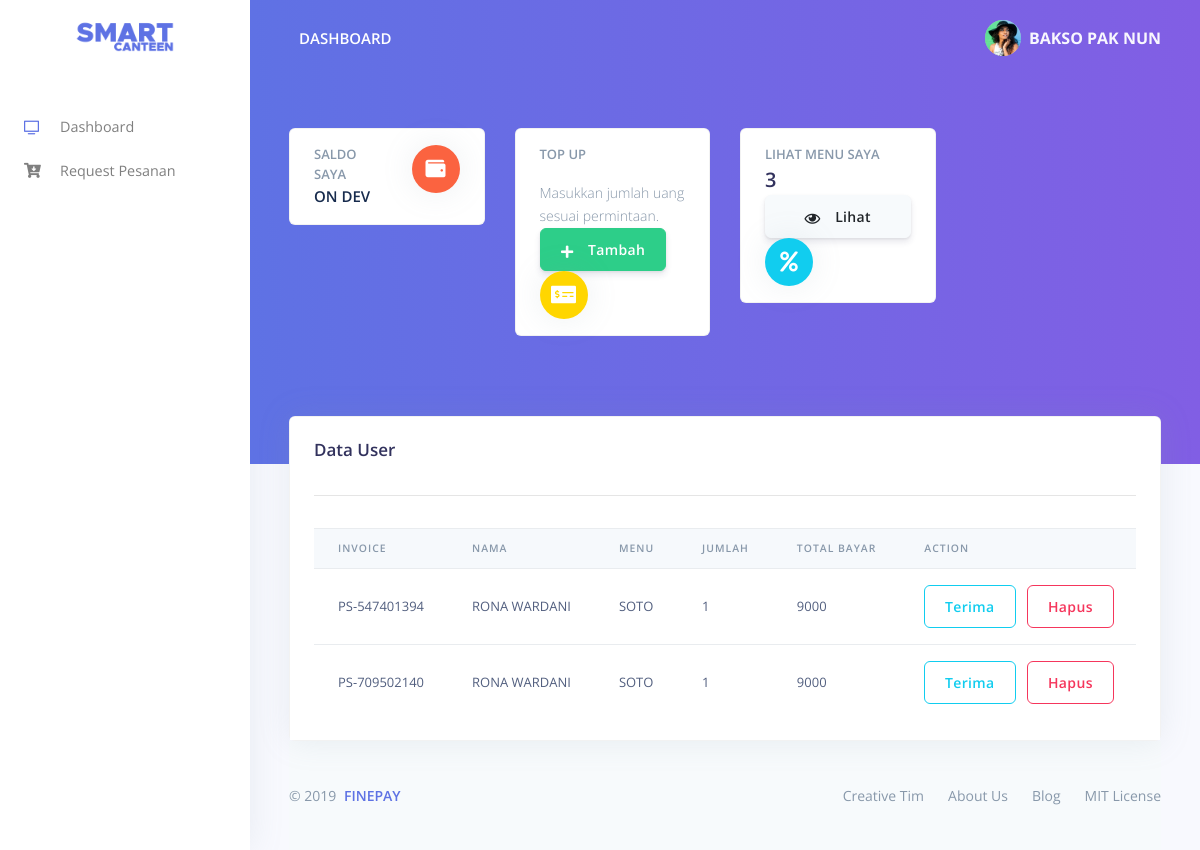
The page /dashboard/pedagang/view-request-pesanan.php (signed in) on the database its author committed.
### tables this page shows
CREATE TABLE `pemasanan` (
  `no_invoce` varchar(20) NOT NULL,
  `jml_pesan` varchar(50) NOT NULL,
  `tgl_pesan` date NOT NULL,
  `total_bayar` int(50) NOT NULL,
  `id_menu` varchar(20) NOT NULL,
  `id_user` varchar(20) NOT NULL,
  `status` varchar(20) NOT NULL
);

CREATE TABLE `user` (
  `id_user` varchar(20) NOT NULL,
  `nama` varchar(50) NOT NULL,
  `password` varchar(100) NOT NULL,
  `email` varchar(100) NOT NULL,
  `jk` enum('L','P') NOT NULL,
  `alamat` text NOT NULL,
  `tgl_lahir` date NOT NULL,
  `telepon` varchar(15) NOT NULL,
  `level` varchar(20) NOT NULL,
  `img` varchar(1000) NOT NULL
);

CREATE TABLE `menu` (
  `id_menu` varchar(20) NOT NULL,
  `name_menu` varchar(50) NOT NULL,
  `harga` int(20) NOT NULL,
  `id_pedagang` varchar(20) NOT NULL,
  `file` text NOT NULL
);

### dashboard/pedagang/data-request-pedagang.php (the view, shortened to what this page needs)
<div class="container-fluid mt--7">
      <div class="row mt-5">
        <div class="col-xl-12 mb-5 mb-xl-0">
          <div class="card shadow">
            <div class="card-header border-0">
              <div class="row align-items-center">
                <div class="col">
                  <h3 class="mb-0">Data User</h3>
                  <hr>
                </div>
              </div>
              <div class="table-responsive">
            <?php
            $id_pedagang = $_SESSION['id_pedagang'];
            $data_pesanan = "SELECT * FROM `pemasanan`
            JOIN menu ON pemasanan.id_menu = menu.id_menu
            JOIN pedagang ON pedagang.id_pedagang = menu.id_pedagang
            JOIN user ON pemasanan.id_user = user.id_user
            WHERE pedagang.id_pedagang='$id_pedagang'";
            $hasil_data_pesanan = mysqli_query($koneksi, $data_pesanan);
            $total_record_data_pesanan = mysqli_num_rows($hasil_data_pesanan);
            ?>
              <table id="tabel-data-user" class="table align-items-center">
                <thead class="thead-light">
                  <tr>
                    <th scope="col">Invoice</th>
                    <th scope="col">Nama</th>
                    <th scope="col">Menu</th>
                    <th scope="col">Jumlah</th>
                    <th scope="col">Total Bayar</th>
                    <th scope="col">Action</th>
                  </tr>
                </thead>
                <tbody>
                <?php
            if (($total_record_data_pesanan) > 0) {
              while($row1 = mysqli_fetch_assoc($hasil_data_pesanan)) {
                  echo "<tr>
                    <td>" . $row1["no_invoce"]."</td>
                    <td>" . $row1["nama"]."</td>
                    <td>".$row1["name_menu"]."</td>
                    <td>".$row1["jml_pesan"]."</td>
                    <td>".$row1["total_bayar"]."</td><td scope='row'>
                    <button type='button' class='btn btn-outline-info' data-toggle='modal' data-target='#modal-notification". $row1["no_invoce"] . "'>Terima</button>
                    <button type='button' class='btn btn-outline-danger' data-toggle='modal' data-target='#modal-hapus". $row1["no_invoce"] . "'>Hapus</button>
                    </td>
                  </tr>"; ?>
        <?php };
            } else {
              echo "<div class='alert alert-warning text-center' role='alert>
              <span class='alert-inner--icon><strong>Warning!</strong> Tidak ada data ditemukan</span>
              </div>";
            }
                ?>
                </tbody>
              </table>
            </div>
          </div>
        </div>
      </div>
      </div>

### rows shown on the page
pemasanan: no_invoce "PS-547401394", id_user.nama "RONA WARDANI", id_menu.name_menu "SOTO", jml_pesan "1", total_bayar "9000"
pemasanan: no_invoce "PS-709502140", id_user.nama "RONA WARDANI", id_menu.name_menu "SOTO", jml_pesan "1", total_bayar "9000"

### other values the page prints
$_SESSION['nama'] "BAKSO PAK NUN"
$jml_menu "3"
